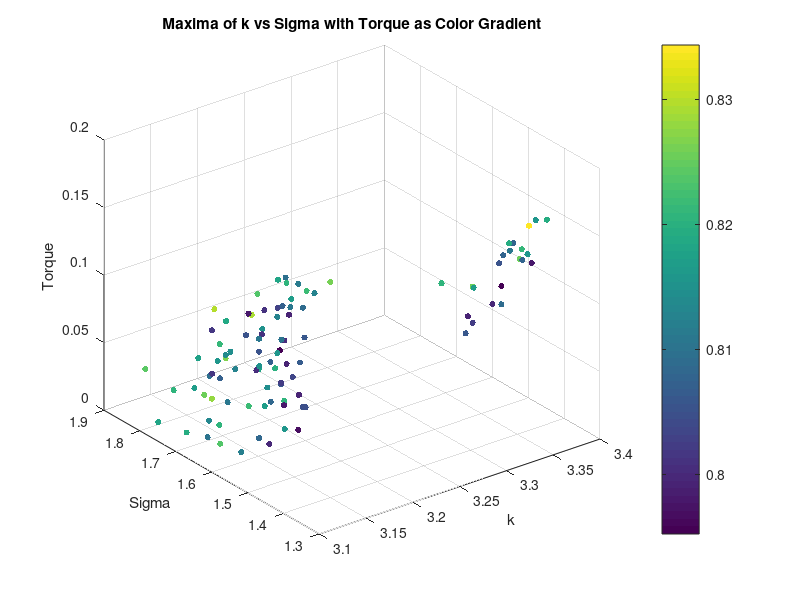
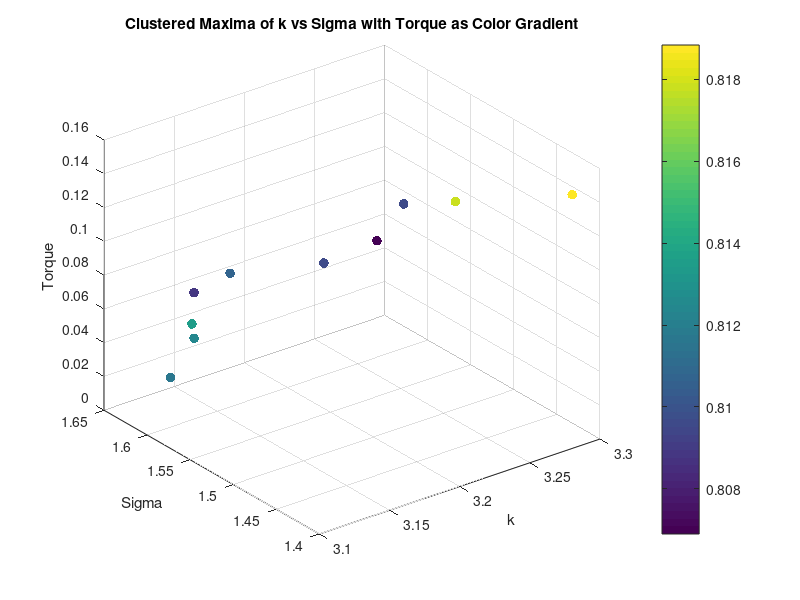
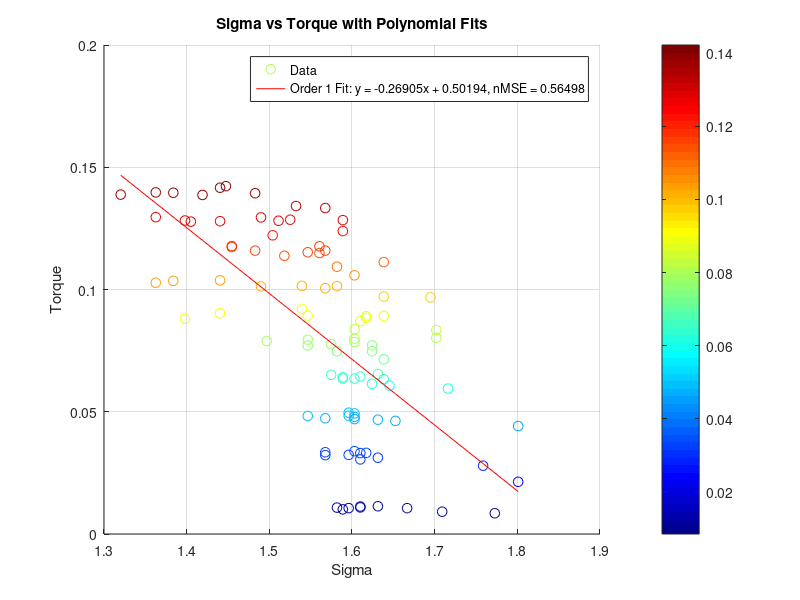
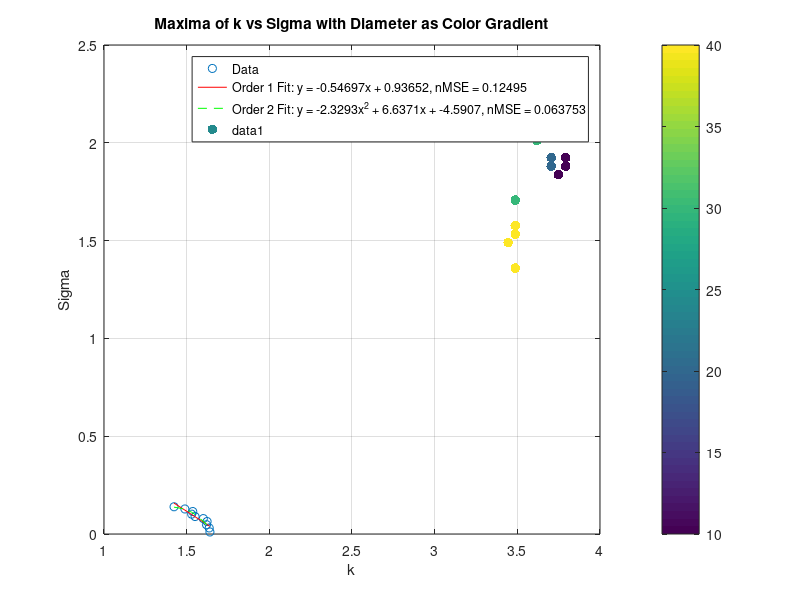

These figures' MATLAB source, in order:
clear all;
close all;


%% Torque Analysis
load('maxima_data.mat');
scatter3(maxima_k, maxima_sigma, torque_values, 20, maxima_corr, 'filled');
xlabel('k');
ylabel('Sigma');
zlabel('Torque');
title('Maxima of k vs Sigma with Torque as Color Gradient');
colorbar;
grid on;
% K means clustering of torque into 10 clusters, taking mean of each cluster k, sigma and corr too
[cluster_idx, cluster_centers] = kmeans(torque_values', 10);
% Take the mean of each cluster
torque_means = zeros(10, 1);
sigma_means = zeros(10, 1);
k_means = zeros(10, 1);
corr_means = zeros(10, 1);
for i = 1:10
    torque_means(i) = mean(torque_values(cluster_idx == i));
    sigma_means(i) = mean(maxima_sigma(cluster_idx == i));
    k_means(i) = mean(maxima_k(cluster_idx == i));
    corr_means(i) = mean(maxima_corr(cluster_idx == i));
end
% Plot the clusters
figure;
scatter3(k_means, sigma_means, torque_means, 50, corr_means, 'filled');
xlabel('k');
ylabel('Sigma');
zlabel('Torque');
title('Clustered Maxima of k vs Sigma with Torque as Color Gradient');
colorbar;
grid on;
% Ensure data is sorted for polyfit
[sigma_sorted, sort_idx] = sort(maxima_sigma);
torque_sorted = torque_values(sort_idx);
% Display correlation between torque and sigma
disp('Correlation between Torque and Sigma:');
disp(corr(torque_sorted', sigma_sorted'));
% Display correlation between torque and sigma^2
disp('Correlation between Torque and Sigma^2:');
disp(corr(torque_sorted', sigma_sorted'.^2));
% Polyfit for sigma vs torque (order 1 and 2)
p1_sigma = polyfit(sigma_sorted, torque_sorted, 1);
% Calculate fitted values and normalized MSE for sigma vs torque
fitted_torque_p1_sigma = polyval(p1_sigma, sigma_sorted);
mse_p1_sigma = mean((torque_sorted - fitted_torque_p1_sigma).^2);
nmse_p1_sigma = mse_p1_sigma / var(torque_sorted);
% Display results for sigma vs torque
disp('Sigma vs Torque:');
disp(['Order 1 nMSE: ', num2str(nmse_p1_sigma)]);
%display correlation between torque and sigma
% Plot for sigma vs torque with polynomial fits (first instance)
figure;
scatter(sigma_sorted, torque_sorted, 50, torque_sorted,'DisplayName', 'Data');
colormap(jet); % High contrast colormap suitable for white background
colorbar; % Add a colorbar to indicate the mapping of color to torque_sorted values
hold on;
plot(sigma_sorted, fitted_torque_p1_sigma, '-r', 'DisplayName', ...
    ['Order 1 Fit: y = ', num2str(p1_sigma(1)), 'x + ', num2str(p1_sigma(2)), ...
    ', nMSE = ', num2str(nmse_p1_sigma)]);
xlabel('Sigma');
ylabel('Torque');
title('Sigma vs Torque with Polynomial Fits');
legend('show');
grid on;
% Ensure data is sorted for polyfit
[sigma_sorted, sort_idx] = sort(sigma_means);
torque_sorted = torque_means(sort_idx);
%Display correlation between torque and sigma
disp('Correlation between Torque and Sigma:');
disp(corr(torque_sorted, sigma_sorted));
%Display correlation between torque and sigma^2
disp('Correlation between Torque and Sigma^2:');
disp(corr(torque_sorted, sigma_sorted.^2));
% Polyfit for sigma vs torque (order 1 and 2)
p1_sigma = polyfit(sigma_sorted, torque_sorted, 1);
p2_sigma = polyfit(sigma_sorted, torque_sorted, 2);
% Calculate zitted values and normalized MSE for sigma vs torque
fitted_torque_p1_sigma = polyval(p1_sigma, sigma_sorted);
fitted_torque_p2_sigma = polyval(p2_sigma, sigma_sorted);
mse_p1_sigma = mean((torque_sorted - fitted_torque_p1_sigma).^2);
mse_p2_sigma = mean((torque_sorted - fitted_torque_p2_sigma).^2);
nmse_p1_sigma = mse_p1_sigma / var(torque_sorted);
nmse_p2_sigma = mse_p2_sigma / var(torque_sorted);
% Display results for sigma vs torque
disp('Sigma vs Torque:');
disp(['Order 1 nMSE: ', num2str(nmse_p1_sigma)]);
disp(['Order 2 nMSE: ', num2str(nmse_p2_sigma)]);
% Plot for sigma vs torque with polynomial fits (second instance)
figure;
plot(sigma_sorted, torque_sorted, 'o', 'DisplayName', 'Data');
hold on;
plot(sigma_sorted, fitted_torque_p1_sigma, '-r', 'DisplayName', ...
    ['Order 1 Fit: y = ', num2str(p1_sigma(1)), 'x + ', num2str(p1_sigma(2)), ...
    ', nMSE = ', num2str(nmse_p1_sigma)]);
plot(sigma_sorted, fitted_torque_p2_sigma, '--g', 'DisplayName', ...
    ['Order 2 Fit: y = ', num2str(p2_sigma(1)), 'x^2 + ', num2str(p2_sigma(2)), ...
    'x + ', num2str(p2_sigma(3)), ', nMSE = ', num2str(nmse_p2_sigma)]);
xlabel('Sigma');
ylabel('Torque');
title('Sigma vs Torque with Polynomial Fits');
legend('show');
grid on;

%% Diameter Analysis
% Saved as diameter_value, k_values(max_k_idx), sigma_values(max_sigma_idx), max_val
load('maxima_data_Diam.mat');

scatter3(maxima_matrix(:, 2), maxima_matrix(:, 3), maxima_matrix(:, 1), 50, maxima_matrix(:, 1), 'filled'); 
xlabel('k');
ylabel('Sigma');
zlabel('Diameter');
title('Maxima of k vs Sigma with Diameter as Color Gradient');
colorbar;
grid on;

% K vs d
% Ensure data is sorted for polyfit
[k_sorted, sort_idx] = sort(maxima_matrix(:, 2));
d_sorted = maxima_matrix(sort_idx, 1);
% Display correlation between d and k
disp('Correlation between Diameter and k:');
disp(corr(d_sorted, k_sorted));

%plot for k vs diam with polynomial fits
figure;
scatter(k_sorted, d_sorted, 50, d_sorted, 'filled', 'DisplayName', 'Data');
colormap(jet); % High contrast colormap suitable for white background
colorbar; % Add a colorbar to indicate the mapping of color to d_sorted values

hold on;
p1_k = polyfit(k_sorted, d_sorted, 1);
fitted_d_p1_k = polyval(p1_k, k_sorted);
mse_p1_k = mean((d_sorted - fitted_d_p1_k).^2);
nmse_p1_k = mse_p1_k / var(d_sorted);
disp('Diameter vs k:');
disp(['Order 1 nMSE: ', num2str(nmse_p1_k)]);
plot(k_sorted, fitted_d_p1_k, '-r', 'DisplayName', ...
    ['Order 1 Fit: y = ', num2str(p1_k(1)), 'x + ', num2str(p1_k(2)), ...
    ', nMSE = ', num2str(nmse_p1_k)]);
xlabel('k');
ylabel('Diameter');
title('k vs Diameter with Polynomial Fits');
legend('show');
